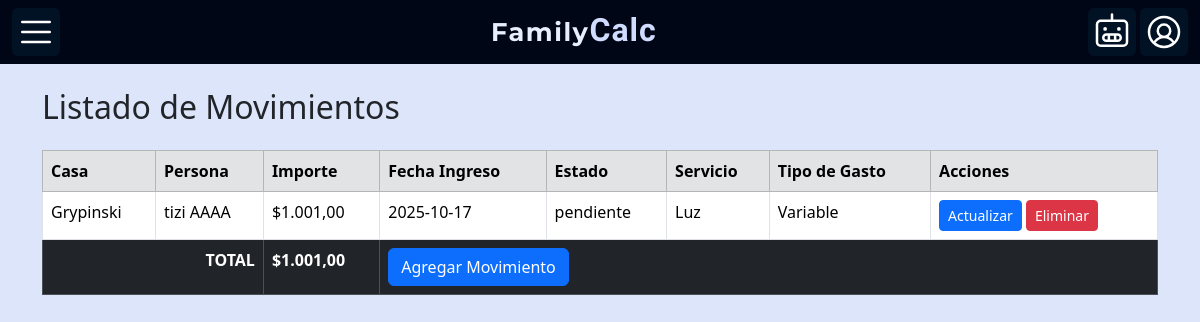
Page /views/movimientos/index_movimientos.php on the committed database.
### tables this page shows
CREATE TABLE `movimientos` (
  `id_movimientos` int(11) NOT NULL,
  `importe` int(11) DEFAULT NULL,
  `fecha_ingreso` date DEFAULT NULL,
  `id_casa` int(11) DEFAULT NULL,
  `id_persona` int(11) DEFAULT NULL,
  `estados` varchar(100) DEFAULT NULL,
  `servicios` varchar(100) DEFAULT NULL,
  `tipo_de_gastos` varchar(100) DEFAULT NULL
);

CREATE TABLE `casa` (
  `id_casa` int(11) NOT NULL,
  `nombre` varchar(50) DEFAULT NULL,
  `calle` varchar(50) DEFAULT NULL,
  `numero` int(11) DEFAULT NULL,
  `localidad` varchar(50) DEFAULT NULL,
  `provincia` varchar(50) NOT NULL,
  `id_usuarios` int(11) DEFAULT NULL
);

CREATE TABLE `persona` (
  `id_persona` int(11) NOT NULL,
  `id_casa` int(11) DEFAULT NULL,
  `nombre` varchar(50) DEFAULT NULL,
  `apellido` varchar(50) DEFAULT NULL,
  `sexo` varchar(10) DEFAULT NULL
);

### views/movimientos/index_movimientos.php (the view, shortened to what this page needs)
<?php
include ("../../conexion.php");
?>
<!DOCTYPE html>
<html lang="en">
<head>
    <link href="https://cdn.jsdelivr.net/npm/bootstrap@5.3.6/dist/css/bootstrap.min.css" rel="stylesheet">
    <link rel="stylesheet" href="gastos.css">
</head>
<body>
   <nav class="navbar">
        <div class="container-fluid d-flex align-items-center justify-content-between">
            <button class="btn btn-primary menu" type="button" data-bs-toggle="offcanvas" data-bs-target="#offcanvasWithBothOptions" aria-controls="offcanvasWithBothOptions"><img src="../../src/list.svg"></button>
            <a href="../../index.html" class="logo"><h1 class="mb-1 fs-2"> <span class="family">Family</span><span class="calc">Calc</span>  </h1></a>
            <div>
                <a href="../../views/chatbot/chatbot.html" class="btn menu" type="button"><img src="../../src/robot.svg"></a>
                <a href="../../views/iniciarSesion/iniciarSesion.html" class="btn menu" type="button"><img src="../../src/user-circle.svg"></a>
            </div>
        </div>
    </nav>
    <div class="container mt-4">
        <h2 class="mb-4">Listado de Movimientos</h3>
        <table class="table table-hover table-bordered">
            <tr class="table-secondary">
                <th>Casa</th>
                <th>Persona</th>
                <th>Importe</th>
                <th>Fecha Ingreso</th>
                <th>Estado</th>
                <th>Servicio</th>
                <th>Tipo de Gasto</th>
                <th>Acciones</th>
            </tr>
        <?php
        $sql = "SELECT m.id_movimientos AS id_movimiento,
                       c.nombre AS nombre_casa,
                       p.nombre AS nombre_persona, p.apellido,
                       m.importe, m.fecha_ingreso, m.estados, m.servicios, m.tipo_de_gastos
                FROM movimientos AS m
                INNER JOIN casa AS c ON m.id_casa = c.id_casa
                INNER JOIN persona AS p ON m.id_persona = p.id_persona
                ORDER BY m.fecha_ingreso DESC";
        $stmt = $conexion->prepare($sql);
        $stmt->execute();
        $resultado = $stmt->get_result();
        $totalImporte = 0;
        if($resultado && $resultado->num_rows > 0){
            while($r = $resultado->fetch_assoc()):
                $totalImporte += $r['importe'];
        ?>
            <tr>
                <td><?= $r['nombre_casa'] ?></td>
                <td><?= $r['nombre_persona'] . " " . $r['apellido'] ?></td>
                <td>$<?= number_format($r['importe'], 2, ',', '.') ?></td>
                <td><?= $r['fecha_ingreso'] ?></td>
                <td><?= $r['estados'] ?></td>
                <td><?= $r['servicios'] ?></td>
                <td><?= $r['tipo_de_gastos'] ?></td>
                <td>
                    <a href="update_movimiento.php?upd=<?= $r['id_movimiento'] ?>" class="btn btn-primary btn-sm">Actualizar</a>
                    <a href="eliminar_movimiento.php?id_movimiento=<?= $r['id_movimiento'] ?>" class="btn btn-danger btn-sm">Eliminar</a>
                </td>
            </tr>
        <?php
            endwhile;
        }
        ?>
            <tr class="table-dark fw-bold">
                <td colspan="2" class="text-end"> TOTAL </td>
                <td> $<?= number_format($totalImporte, 2, ',', '.') ?> </td>
                <td colspan="5"> <a href="create.php" class="btn btn-primary text-end">Agregar Movimiento</a> </td>
            </tr>
        </table>
    </div>
</body>
</html>

### views/movimientos/gastos.css (style rules this page uses)
:root { --interior-menu: #DDE5FA; --texto-menu: #031427ea; --family: #e8eeff; --calc: #d0dcff; --color-fondo-claro: #DDE5FA; --color-barra-navegacion-claro: #000616; --color-box-claro: #031427ea; --gastos-fondo: #d9ebfc; --gastos-titulo-fondo: #000616; --resumen: #0061c9; --color-texto-claro: #ffffff; --color-texto-tabla: #000000; --botones: #161616e1; --texto-botones: #000616; --fondo-tabla: rgba(255, 255, 255, 0.925); }
body { background-color: var(--color-fondo-claro); }
nav { background-color: var(--color-barra-navegacion-claro); width: 100% !important; }
.logo { text-decoration: none; color: white; letter-spacing: 1.5px; }
.family { font-family: montserrat; font-weight: bold; color: var(--family); font-size: 3.8dvh; }
.calc { font-size: 4.4dvh; font-family: fira sans; font-weight: bold; color: var(--calc); letter-spacing: 1px; }
.menu { background-color: var(--color-box-claro); border: none; padding: 4px; }
.btn img { width: 4.8dvh; }
@media screen and (min-width:650px) and (max-width:1279px) { .menu img { width: 5dvh; } }
@media screen and (min-width:650px) and (max-width:1279px) { .family { font-size: 3.2dvh; } }
@media screen and (min-width:650px) and (max-width:1279px) { .calc { font-size: 4dvh; } }

### rows in the picture
movimientos: id_casa.nombre "Grypinski", id_persona.nombre "tizi", id_persona.apellido "AAAA", importe "1.001,00", fecha_ingreso "2025-10-17", estados "pendiente", servicios "Luz", tipo_de_gastos "Variable"

### other values in the picture
$totalImporte "1.001,00"
